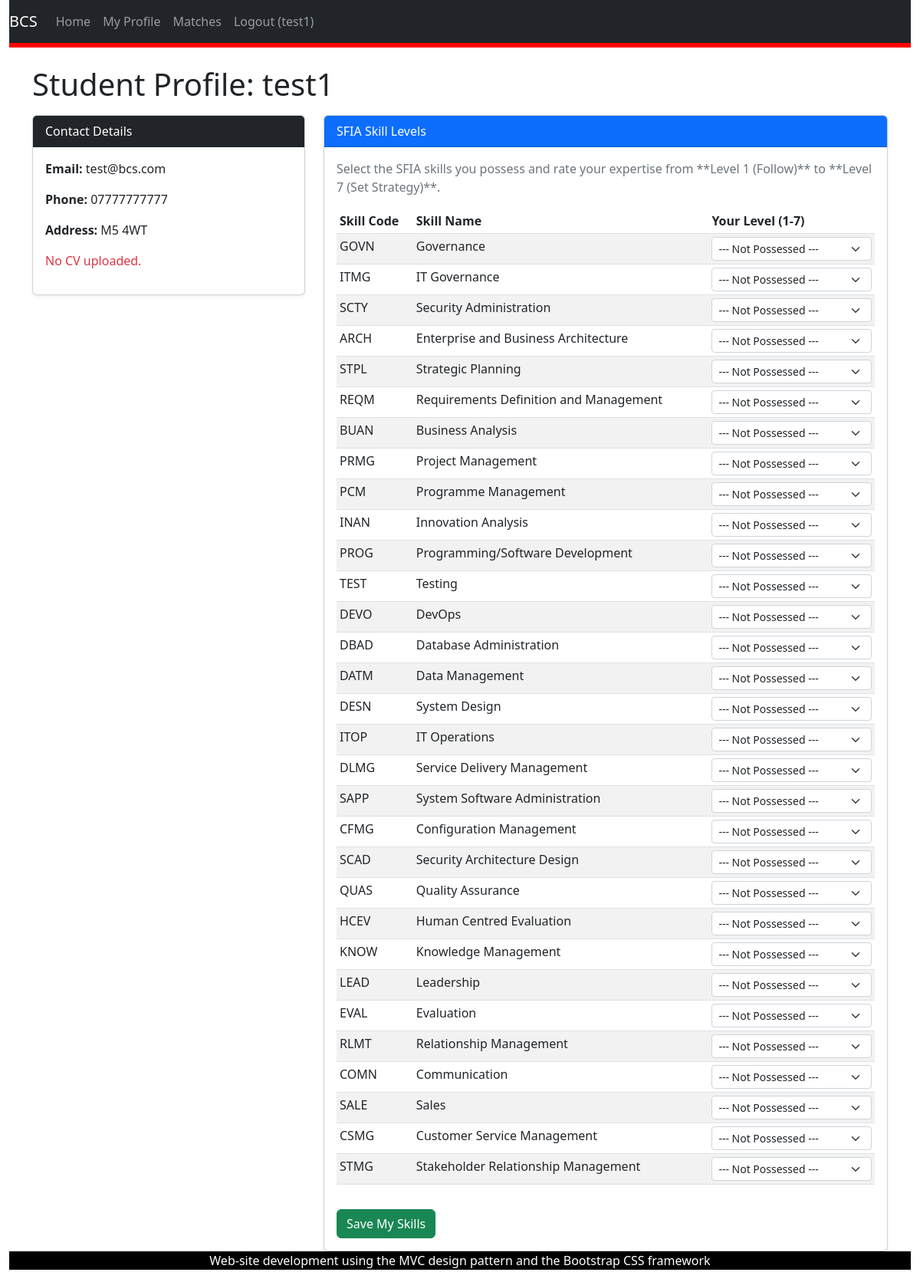
The app's page /student_profile.php (signed in) with its own data.
### tables this page shows
CREATE TABLE "users"
(
    user_id        INTEGER
        primary key autoincrement,
    role           TEXT not null,
    email          TEXT not null
        unique,
    password_hash  TEXT not null
        unique,
    name           TEXT not null,
    phone_number   TEXT(12),
    postal_address TEXT,
    cv_file_path   TEXT,
    check (role IN ('admin', 'student', 'employer'))
);

CREATE TABLE "SFIA_skills"
(
    skill_code TEXT not null
        primary key,
    skill_name TEXT not null
);

### student_profile.php (called while the page is built, shortened)
<?php
require_once('Models/StudentDataSet.php');
require_once('Models/UsersDataSet.php');
$studentId = $_SESSION['user_id'];
$studentDataSet = new StudentDataSet();
$view = new stdClass();
$view->pageTitle = 'Student Profile';
$view->updateSuccess = false;
$view->updateError = false;
$usersDataSet = new UsersDataSet();
$view->user = $usersDataSet->fetchUserByID($studentId);
$view->allSkills = $studentDataSet->fetchAllSkillsWithStudentStatus($studentId);
require_once('Views/student_profile.phtml');

### Models/Database.php (called while the page is built, shortened)
<?php
class Database {
    protected static $_dbInstance = null;
    protected $_dbHandle;
    public static function getInstance() {
        if(self::$_dbInstance === null) {
            self::$_dbInstance = new self();
        }
        return self::$_dbInstance;
    }
    private function __construct() {
        try {
            $this->_dbHandle = new PDO("sqlite:identifier.sqlite");
        }
        catch (PDOException $e) {
            echo $e->getMessage();
        }
    }
    public function getdbConnection() {
        return $this->_dbHandle;
    }
}

### Models/UsersDataSet.php (called while the page is built, shortened)
<?php
require_once('Database.php');
require_once ('UsersData.php');
class UsersDataSet {
    protected $_dbHandle, $_dbInstance;
    public function __construct() {
        $this->_dbInstance = Database::getInstance();
        $this->_dbHandle = $this->_dbInstance->getdbConnection();
    }
    public function fetchUserByID($userId) {
        $sqlQuery = 'SELECT * FROM users WHERE user_id = :userId;';
        $statement = $this->_dbHandle->prepare($sqlQuery);
        $statement->bindParam(':userId', $userId, PDO::PARAM_INT);
        $statement->execute();
        $row = $statement->fetch(PDO::FETCH_ASSOC);
        if ($row) {
            return new UsersData($row);
        }
        return false;
    }
}

### Models/UsersData.php (called while the page is built, shortened)
<?php
class UsersData {
    protected $_user_id,$_role, $_email, $_password_hash, $_name, $_phone_number, $_postal_address, $_cv_file_path;
    public function __construct($dbRow) {
        $this->_email = $dbRow['email'];
        $this->_name = $dbRow['name'];
        $this->_phone_number = $dbRow['phone_number'];
        $this->_postal_address = $dbRow['postal_address'];
        $this->_cv_file_path = $dbRow['cv_file_path'];
    }
    public function getEmail() {
        return $this->_email;
    }
    public function getName() {
        return $this->_name;
    }
    public function getPhoneNumber() {
        return $this->_phone_number;
    }
    public function getPostalAddress() {
        return $this->_postal_address;
    }
    public function getCvFilePath() {
        return $this->_cv_file_path;
    }
}

### Models/StudentDataSet.php (called while the page is built, shortened)
<?php
require_once('Database.php');
require_once('StudentData.php');
class StudentDataSet {
    protected $_dbHandle, $_dbInstance;
    public function __construct() {
        $this->_dbInstance = Database::getInstance();
        $this->_dbHandle = $this->_dbInstance->getdbConnection();
    }
    public function fetchAllSkillsWithStudentStatus($studentId) {
        $sqlQuery = '
            SELECT
                s.skill_code,
                s.skill_name,
                ss.sfia_level
            FROM
                SFIA_skills s
            LEFT JOIN
                student_skills ss ON s.skill_code = ss.skill_code AND ss.student_id = :studentId;
            ORDER BY s.skill_name;
        ';
        $statement = $this->_dbHandle->prepare($sqlQuery);
        $statement->bindParam(':studentId', $studentId, PDO::PARAM_INT);
        $statement->execute();
        $dataSet = [];
        while ($row = $statement->fetch(PDO::FETCH_ASSOC)) {
            $dataSet[] = new StudentData($row);
        }
        return $dataSet;
    }
}

### Models/StudentData.php (called while the page is built, shortened)
<?php
class StudentData {
    protected $_skill_code, $_skill_name, $_sfia_level;
    public function __construct($dbRow) {
        $this->_skill_code = $dbRow['skill_code'];
        $this->_skill_name = $dbRow['skill_name'];
    }
    public function getSkillCode() {
        return $this->_skill_code;
    }
    public function getSkillName() {
        return $this->_skill_name;
    }
}

### Views/student_profile.phtml (the view, shortened to what this page needs)
<?php require('template/header.phtml'); ?>
    <div class="container mt-4">
        <div class="row">
            <div class="col-md-12">
                <h1 class="mb-3">Student Profile: <?php echo htmlspecialchars($view->user->getName()); ?></h1>
            </div>
            <div class="col-md-4">
                <div class="card shadow-sm mb-4">
                    <div class="card-header bg-dark text-white">Contact Details</div>
                    <div class="card-body">
                        <p><strong>Email:</strong> <?php echo htmlspecialchars($view->user->getEmail()); ?></p>
                        <p><strong>Phone:</strong> <?php echo htmlspecialchars($view->user->getPhoneNumber()); ?></p>
                        <p><strong>Address:</strong> <?php echo nl2br(htmlspecialchars($view->user->getPostalAddress())); ?></p>
                        <?php if ($view->user->getCvFilePath()): ?>
                            <p class="text-success">CV uploaded.</p>
                        <?php else: ?>
                            <p class="text-danger">No CV uploaded.</p>
                        <?php endif; ?>
                    </div>
                </div>
            </div>
            <div class="col-md-8">
                <div class="card shadow-sm">
                    <div class="card-header bg-primary text-white">SFIA Skill Levels</div>
                    <div class="card-body">
                        <p class="text-muted">Select the SFIA skills you possess and rate your expertise from **Level 1 (Follow)** to **Level 7 (Set Strategy)**.</p>
                        <form method="post" action="student_profile.php">
                            <table class="table table-striped table-sm">
                                <thead>
                                <tr>
                                    <th>Skill Code</th>
                                    <th>Skill Name</th>
                                    <th>Your Level (1-7)</th>
                                </tr>
                                </thead>
                                <tbody>
                                <?php
                                foreach ($view->allSkills as $skill):
                                    ?>
                                    <tr>
                                        <td><?php echo htmlspecialchars($skill->getSkillCode()); ?></td>
                                        <td><?php echo htmlspecialchars($skill->getSkillName()); ?></td>
                                        <td>
                                            <select name="skill_<?php echo htmlspecialchars($skill->getSkillCode()); ?>" class="form-select form-select-sm">
                                                <option value="0">--- Not Possessed ---</option>
                                            </select>
                                        </td>
                                    </tr>
                                <?php endforeach; ?>
                                </tbody>
                            </table>
                            <button type="submit" class="btn btn-success mt-3">Save My Skills</button>
                        </form>
                    </div>
                </div>
            </div>
        </div>
    </div>
<?php require('template/footer.phtml'); ?>

### records on screen
users: name "test1", email "test@bcs.com", phone_number "07777777777", postal_address "M5 4WT"
sfia_skills: skill_code "GOVN", skill_name "Governance", skill_code "--- Not Possessed ---"
sfia_skills: skill_code "ITMG", skill_name "IT Governance", skill_code "--- Not Possessed ---"
sfia_skills: skill_code "SCTY", skill_name "Security Administration", skill_code "--- Not Possessed ---"
sfia_skills: skill_code "ARCH", skill_name "Enterprise and Business Architecture", skill_code "--- Not Possessed ---"
sfia_skills: skill_code "STPL", skill_name "Strategic Planning", skill_code "--- Not Possessed ---"
sfia_skills: skill_code "REQM", skill_name "Requirements Definition and Management", skill_code "--- Not Possessed ---"
sfia_skills: skill_code "BUAN", skill_name "Business Analysis", skill_code "--- Not Possessed ---"
sfia_skills: skill_code "PRMG", skill_name "Project Management", skill_code "--- Not Possessed ---"
sfia_skills: skill_code "PCM", skill_name "Programme Management", skill_code "--- Not Possessed ---"
sfia_skills: skill_code "INAN", skill_name "Innovation Analysis", skill_code "--- Not Possessed ---"
sfia_skills: skill_code "PROG", skill_name "Programming/Software Development", skill_code "--- Not Possessed ---"
sfia_skills: skill_code "TEST", skill_name "Testing", skill_code "--- Not Possessed ---"
sfia_skills: skill_code "DEVO", skill_name "DevOps", skill_code "--- Not Possessed ---"
sfia_skills: skill_code "DBAD", skill_name "Database Administration", skill_code "--- Not Possessed ---"
sfia_skills: skill_code "DATM", skill_name "Data Management", skill_code "--- Not Possessed ---"
sfia_skills: skill_code "DESN", skill_name "System Design", skill_code "--- Not Possessed ---"
sfia_skills: skill_code "ITOP", skill_name "IT Operations", skill_code "--- Not Possessed ---"
sfia_skills: skill_code "DLMG", skill_name "Service Delivery Management", skill_code "--- Not Possessed ---"
sfia_skills: skill_code "SAPP", skill_name "System Software Administration", skill_code "--- Not Possessed ---"
sfia_skills: skill_code "CFMG", skill_name "Configuration Management", skill_code "--- Not Possessed ---"
sfia_skills: skill_code "SCAD", skill_name "Security Architecture Design", skill_code "--- Not Possessed ---"
sfia_skills: skill_code "QUAS", skill_name "Quality Assurance", skill_code "--- Not Possessed ---"
sfia_skills: skill_code "HCEV", skill_name "Human Centred Evaluation", skill_code "--- Not Possessed ---"
sfia_skills: skill_code "KNOW", skill_name "Knowledge Management", skill_code "--- Not Possessed ---"
sfia_skills: skill_code "LEAD", skill_name "Leadership", skill_code "--- Not Possessed ---"
sfia_skills: skill_code "EVAL", skill_name "Evaluation", skill_code "--- Not Possessed ---"
sfia_skills: skill_code "RLMT", skill_name "Relationship Management", skill_code "--- Not Possessed ---"
sfia_skills: skill_code "COMN", skill_name "Communication", skill_code "--- Not Possessed ---"
sfia_skills: skill_code "SALE", skill_name "Sales", skill_code "--- Not Possessed ---"
sfia_skills: skill_code "CSMG", skill_name "Customer Service Management", skill_code "--- Not Possessed ---"
sfia_skills: skill_code "STMG", skill_name "Stakeholder Relationship Management", skill_code "--- Not Possessed ---"

### other values on screen
$_SESSION['name'] "test1"
